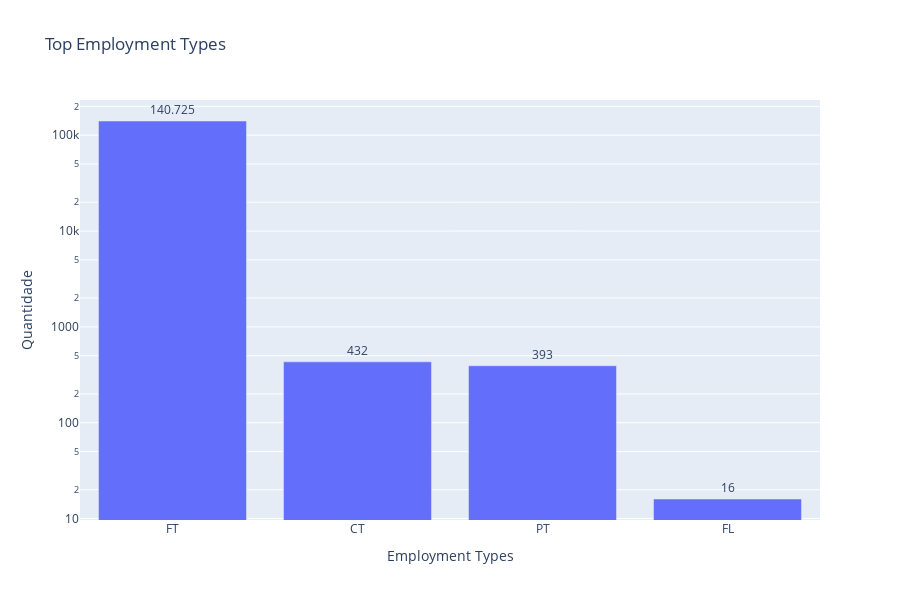

This figure's notebook cell:
### Code cell
employment_type_counts = data['employment_type'].sort_values(ascending=False).value_counts()

df_emp_type = employment_type_counts.reset_index()

fig = ex.bar(data_frame=df_emp_type, x='employment_type', y='count', title='Top Employment Types')

fig.update_layout(
    height=600,
    xaxis_title='Employment Types',
    yaxis_title='Quantidade'
)

fig.update_traces(
    text=[f"{val:,}".replace(",", ".") for val in df_emp_type['count']],
    textposition='outside'
)

fig.update_yaxes(
    type='log'
)

fig.show(config={'displayModeBar': False})

### Figure 1 — Plotly figure (JSON) as saved in the notebook; plotly's stock layout.template omitted (floating-point values rounded to 4 significant figures)
{"data": [{"alignmentgroup": "True", "hovertemplate": "employment_type=%{x}<br>count=%{y}<extra></extra>", "legendgroup": "", "marker": {"color": "#636efa", "pattern": {"shape": ""}}, "name": "", "offsetgroup": "", "orientation": "v", "showlegend": false, "text": ["140.725", "432", "393", "16"], "textposition": "outside", "type": "bar", "x": ["FT", "CT", "PT", "FL"], "xaxis": "x", "y": [140725, 432, 393, 16], "yaxis": "y"}], "layout": {"barmode": "relative", "height": 600, "legend": {"tracegroupgap": 0}, "title": {"text": "Top Employment Types"}, "xaxis": {"anchor": "y", "domain": [0, 1], "title": {"text": "Employment Types"}}, "yaxis": {"anchor": "x", "domain": [0, 1], "title": {"text": "Quantidade"}, "type": "log"}}}
